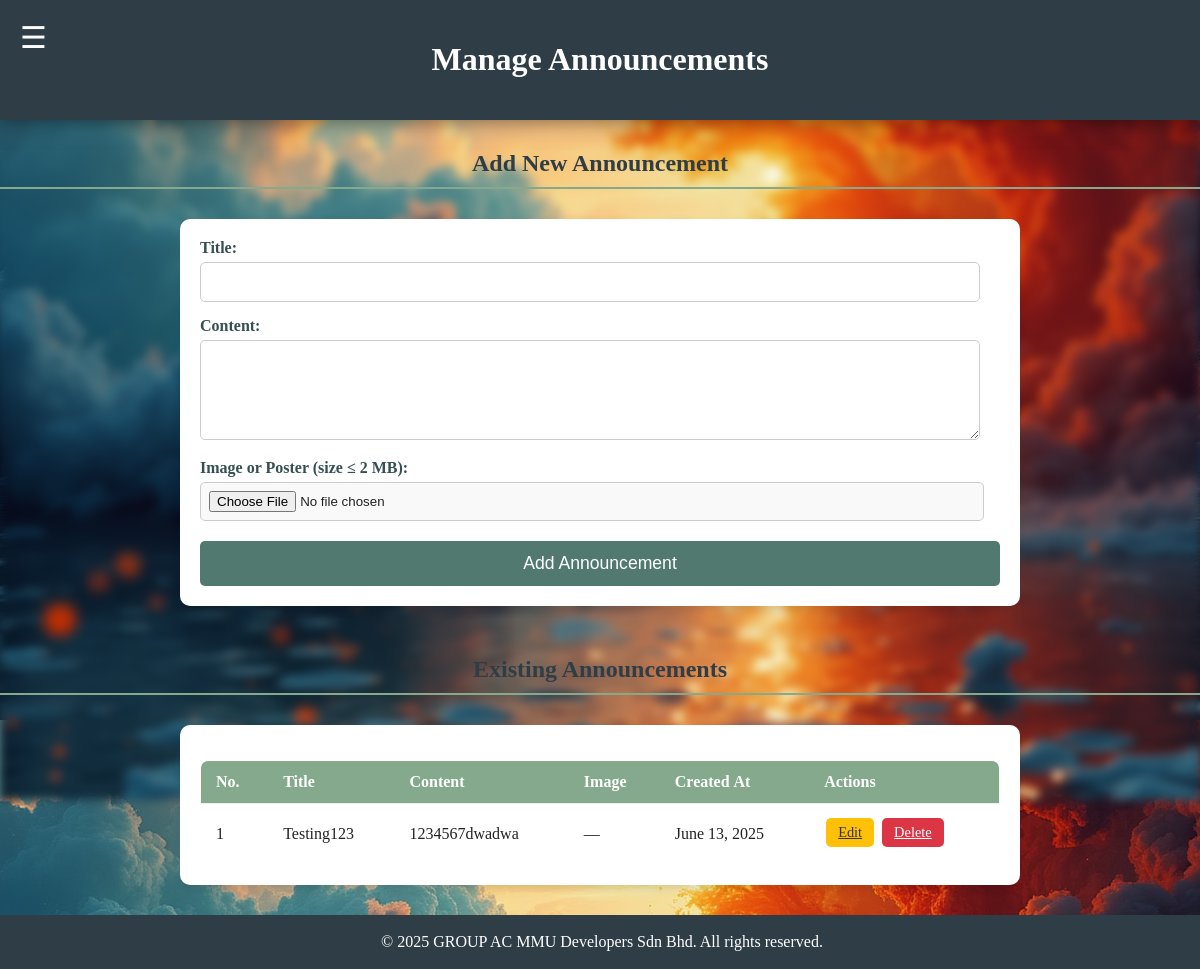
The app's page /manageAnnouncements.php, older data.
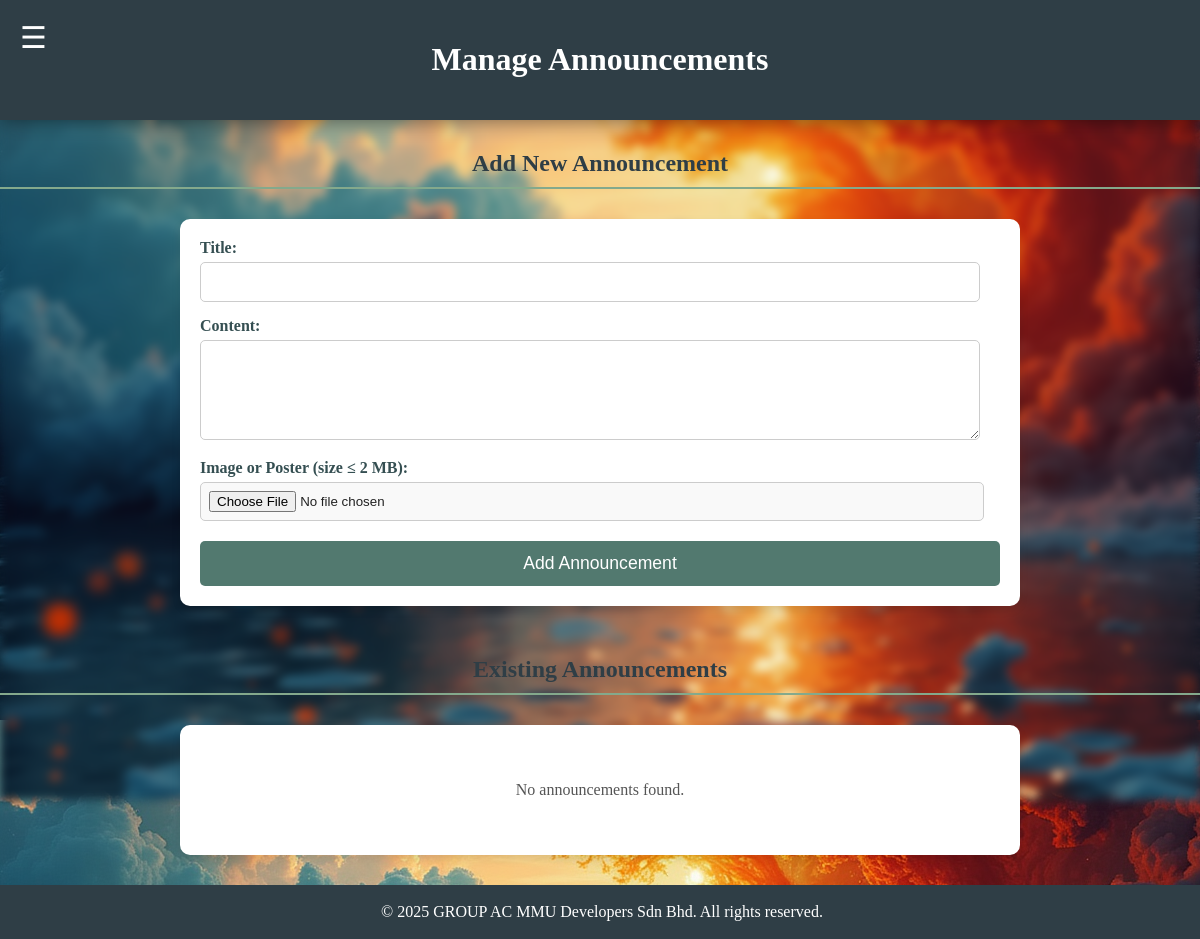
The same page, newer data.
### tables this page shows
CREATE TABLE `announcements` (
  `id` int(11) NOT NULL,
  `title` varchar(255) NOT NULL,
  `content` text NOT NULL,
  `posted_by` varchar(100) DEFAULT NULL,
  `created_at` timestamp NOT NULL DEFAULT current_timestamp(),
  `image_path` varchar(255) DEFAULT NULL
);

### manageAnnouncements.php (the view, shortened to what this page needs)
<?php
require 'connection.php';
require 'header.php';
require 'navbar.php';
$announcements = $conn->query("SELECT * FROM announcements ORDER BY created_at DESC");
?>
<div id="main-content">
    <div class="title-container"><h1>Manage Announcements</h1></div>
    <h2 style="margin-top:30px;">Add New Announcement</h2>
    <div class="form-container">
        <form method="POST" enctype="multipart/form-data" class="announcement-form">
            <label for="title">Title:</label>
            <input type="text" id="title" name="title" required>
            <label for="content">Content:</label>
            <textarea id="content" name="content" rows="4" required></textarea>
            <label for="image">Image or Poster (size ≤ 2 MB):</label>
            <input type="file" id="image" name="image" accept=".png,.jpg,.jpeg,.gif">
            <button type="submit" class="form-button">Add Announcement</button>
        </form>
    </div>
    <h2 style="margin-top:50px;">Existing Announcements</h2>
    <div class="table-container">
        <?php if ($announcements->num_rows > 0): ?>
            <table class="manage-table">
                <thead>
                    <tr>
                        <th>No.</th>
                        <th>Title</th>
                        <th>Content</th>
                        <th>Image</th>
                        <th>Created&nbsp;At</th>
                        <th>Actions</th>
                    </tr>
                </thead>
                <tbody>
                    <?php $no = 1; while ($row = $announcements->fetch_assoc()): ?>
                    <tr>
                        <td><?= $no++ ?></td>
                        <td><?= htmlspecialchars($row['title']) ?></td>
                        <td><?= nl2br(htmlspecialchars($row['content'])) ?></td>
                        <td>
                            <?php if (!empty($row['image_path']) && file_exists($row['image_path'])): ?>
                                <img src="<?= htmlspecialchars($row['image_path']) ?>" alt="Announcement Image">
                            <?php else: ?>
                                —
                            <?php endif; ?>
                        </td>
                        <td><?= date('F j, Y', strtotime($row['created_at'])) ?></td>
                        <td>
                            <a href="editAnnouncement.php?id=<?= $row['id'] ?>"
                               class="form-button orange" style="margin-bottom:5px;">
                               Edit
                            </a>
                            <a href="?delete=<?= $row['id'] ?>"
                               onclick="return confirm('Are you sure you want to delete this announcement?')"
                               class="form-button red">
                               Delete
                            </a>
                        </td>
                    </tr>
                    <?php endwhile; ?>
                </tbody>
            </table>
        <?php else: ?>
            <p style="text-align: center; padding: 20px; color: #555;">No announcements found.</p>
        <?php endif; ?>
    </div>
</div>
<?php require 'footer.php'; ?>

Row changes from the older to the newer data that the page shows:
removed announcements: title "Testing123", content "1234567dwadwa", created_at "June 13, 2025"
Text that changed along with them:
text no longer shown: "No. Title Content Image Created At Actions"
text now shown: "No announcements found."
